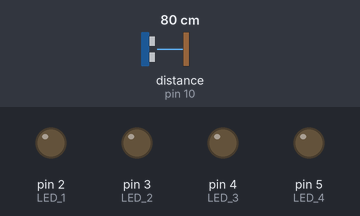
The sketch below on a simulated Arduino Uno, built with avr-gcc and run on an emulated ATmega328P. On the bench: output pins drawn as LEDs (lit = HIGH). Wiring (inferred from the names in the program): ultrasonic range finder: trigger pin 9; echo pin 10. The inputs (shaded band) are chosen by the test bench; at power-on: distance to the obstacle (sensor on pin 10) 80 cm. The echo pulse lasts 58.3 µs per cm; pins used as bus, display or sensor lines are not drawn; what the sketch prints to the serial monitor is not drawn.

Above: at 1.2 s.
1.3 s: distance to the obstacle (sensor on pin 10) set to 40 cm
2.8 s: distance to the obstacle (sensor on pin 10) set to 32 cm
At 4.0 s:
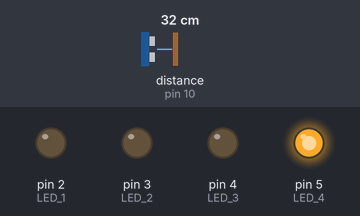
4.3 s: distance to the obstacle (sensor on pin 10) set to 30 cm
5.8 s: distance to the obstacle (sensor on pin 10) set to 25 cm
At 6.5 s:
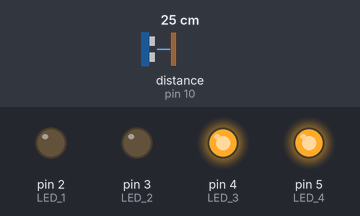
7.3 s: distance to the obstacle (sensor on pin 10) set to 23 cm
8.8 s: distance to the obstacle (sensor on pin 10) set to 19 cm
At 10.0 s:
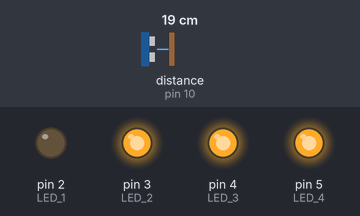
Timing chart, 0 to 11.3 s (numbered marks = the images above; inputs shaded):
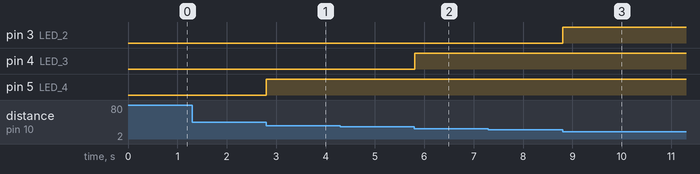

The sketch:

ultrasonic.ino
```cpp
#include <NewPing.h>
const int echo=10;
const int trig=9;

int duration=0;
int distance=0;

const int LED_1 = 2;
const int LED_2 = 3;
const int LED_3 = 4;
const int LED_4 = 5;

void setup() {
  pinMode(trig, OUTPUT);
  pinMode(echo,INPUT);

  pinMode(LED_1,OUTPUT);
  pinMode(LED_2,OUTPUT);
  pinMode(LED_3,OUTPUT);
  pinMode(LED_4,OUTPUT);


  Serial.begin(9600);

}

void loop() {
  digitalWrite(trig,HIGH);
  delayMicroseconds(1000);
  digitalWrite(trig,LOW);

  duration=pulseIn(echo,HIGH);
  distance=(duration/2)/28.5;

  Serial.println(distance);

  if (distance<=7){
    digitalWrite(LED_1,HIGH);
  } else {digitalWrite(LED_1,LOW);}

    if (distance<=21){
    digitalWrite(LED_2,HIGH);
  } else {digitalWrite(LED_2,LOW);}

    if (distance<=28){
    digitalWrite(LED_3,HIGH);
  } else {digitalWrite(LED_3,LOW);}

    if (distance<=35){
    digitalWrite(LED_4,HIGH);
  } else {digitalWrite(LED_4,LOW);}
}
```

Measured:
- the behaviour switches between 36 and 35 cm on distance to the obstacle (sensor on pin 10) (found by bisection; images 0 and 1)
- the behaviour switches between 29 and 28 cm on distance to the obstacle (sensor on pin 10) (found by bisection; images 1 and 2)
- the behaviour switches between 22 and 21 cm on distance to the obstacle (sensor on pin 10) (found by bisection; images 2 and 3)
- after the input at 2.8 s, pin 5 (LED_4): LOW → HIGH at once
- after the input at 5.8 s, pin 4 (LED_3): LOW → HIGH at once
- after the input at 8.8 s, pin 3 (LED_2): LOW → HIGH at once
